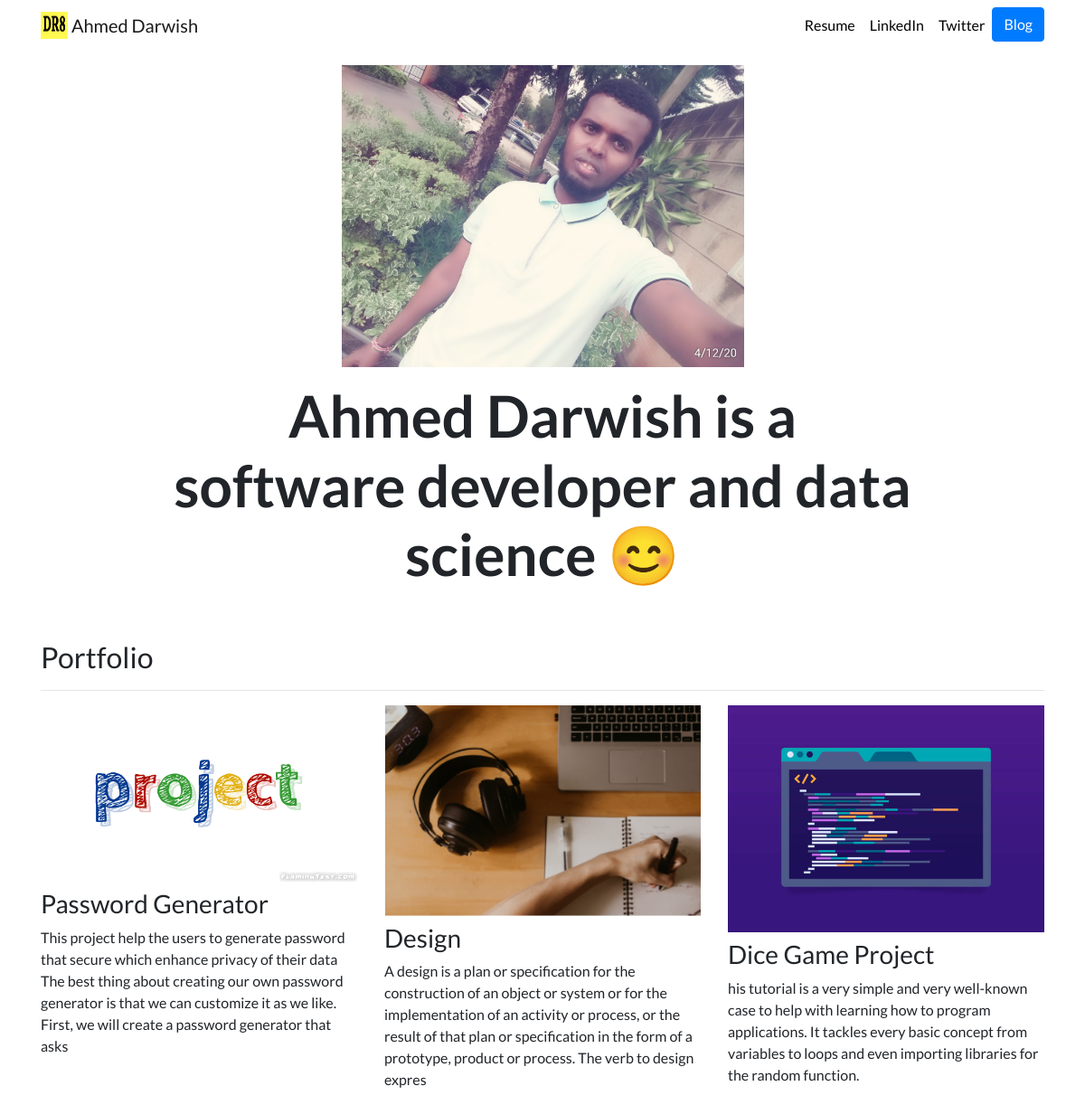
The page / on the database its author committed.
### portfolio/models.py (models this page shows, shortened)
class Project(models.Model):
    title = models.CharField(max_length = 100)
    description = models.CharField(max_length = 250)
    image = models.ImageField(upload_to = 'portfolio/images/')
    url = models.URLField(blank = True)

### portfolio/views.py (the view)
# urls.py: 2. Add a URL to urlpatterns:  path('', views.home, name='home')
def home(request):
    projects = Project.objects.all()
    return render (request , 'portfolio/home.html', {'projects' : projects})

### portfolio/templates/portfolio/home.html
{% extends "portfolio/base.html" %}
{% load static %}
{% block content %}
<div class="row justify-content-center my-3">
  <div class="col-5">
    <img src="{% static 'portfolio/darwish.jpg' %}" class="img-fluid">
  </div>
</div>
<div class="row justify-content-center mb-3">
  <div class="col-md-9 text-center">
    <h1 id="hometext" class="font-weight-bold">Ahmed Darwish is a software developer and data  science 😊</h1>
  </div>
</div>
<h2 class="mt-5">Portfolio</h2>
<hr>
<div class="row">
  {% for project in projects %}
  <div class="col-lg-4 col-md-6">
    {% if project.url %}
    <a href="{{ project.url }}">
      <img src="{{ project.image.url }}" class="img-fluid mb-2">
    </a>
    {% else %}
    <img src="{{ project.image.url }}" class="img-fluid mb-2">
    {% endif %}
    <h3>{{ project.title }}</h3>
    <p>{{ project.description }}</p>
  </div>
  {% endfor %}
</div>
{% endblock %}

### portfolio/templates/portfolio/base.html (shortened to what this page needs)
{% load static %}
<!doctype html>
<html lang="en">
<head>
  <link rel="stylesheet" href="https://stackpath.bootstrapcdn.com/bootstrap/4.4.1/css/bootstrap.min.css">
  <link rel="stylesheet" href="{% static "portfolio/custom.css" %}">
</head>
<body>
  <nav id="topNav" class="navbar navbar-expand-md navbar-light">
    <div class="container">
      <a class="navbar-brand" href="{% url 'home' %}">
        <img src="{% static "portfolio/logo.png" %}" width="30" height="30" class="d-inline-block align-top" alt="Darwish Logo">
        <span>Ahmed Darwish</span>
      </a>
      <div class="collapse navbar-collapse text-center" id="navbarNav">
        <ul class="navbar-nav ml-auto">
          <li class="nav-item">
            <a class="nav-link" href="{% static "portfolio/Ahmed_CV.pdf" %}">Resume</a>
          </li>
          <li class="nav-item">
            <a class="nav-link" href="https://www.linkedin.com/in/ahmed-abdullahi-mohamed-aa0504210/" target="_blank">LinkedIn</a>
          </li>
          <li class="nav-item">
            <a class="nav-link" href="https://twitter.com/home" target="_blank">Twitter</a>
          </li>
          <li>
            <a role="button" href="{% url 'blog:all_blogs' %}" class="btn btn-primary">Blog</a>
          </li>
        </ul>
      </div>
    </div>
  </nav>
  <div class="container">
    {% block content %}{% endblock %}
  </div>
</body>
</html>

### portfolio/static/portfolio/custom.css (style rules this page uses)
.navbar-nav .nav-link { color: rgba(0,0,0,1) !important; }
body { font-family: 'Lato', sans-serif; }
@media (min-width: 992px) { #hometext { font-size: 4rem; } }

### rows shown on the page
Project: image (picture), title "Password Generator", description "This project help the users to generate password that secure which enhance privacy of their data The best thing about creating our own password generator is that we can customize it as we like. First, we will create a password generator that asks"
Project: image (picture), title "Design", description "A design is a plan or specification for the construction of an object or system or for the implementation of an activity or process, or the result of that plan or specification in the form of a prototype, product or process. The verb to design expres"
Project: image (picture), title "Dice Game Project", description "his tutorial is a very simple and very well-known case to help with learning how to program applications. It tackles every basic concept from variables to loops and even importing libraries for the random function."
